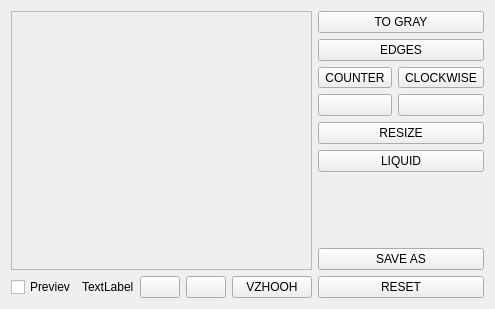
<?xml version="1.0" encoding="UTF-8"?>
<ui version="4.0">
 <class>image_editor</class>
 <widget class="QWidget" name="image_editor">
  <property name="geometry">
   <rect>
    <x>0</x>
    <y>0</y>
    <width>490</width>
    <height>309</height>
   </rect>
  </property>
  <property name="windowTitle">
   <string>Form</string>
  </property>
  <layout class="QGridLayout" name="gridLayout">
   <item row="8" column="5" colspan="2">
    <widget class="QPushButton" name="pushButton_reset">
     <property name="text">
      <string>RESET</string>
     </property>
    </widget>
   </item>
   <item row="0" column="5" colspan="2">
    <widget class="QPushButton" name="pushButton_gray">
     <property name="text">
      <string>TO GRAY</string>
     </property>
     <property name="icon">
      <iconset resource="icons.qrc">
       <normaloff>:/icons/icons/convert_color_to_gray.ico</normaloff>:/icons/icons/convert_color_to_gray.ico</iconset>
     </property>
    </widget>
   </item>
   <item row="4" column="5" colspan="2">
    <widget class="QPushButton" name="pushButton_resize">
     <property name="text">
      <string>RESIZE</string>
     </property>
    </widget>
   </item>
   <item row="8" column="1">
    <widget class="QLabel" name="label_size">
     <property name="text">
      <string>TextLabel</string>
     </property>
    </widget>
   </item>
   <item row="3" column="5">
    <widget class="QPushButton" name="pushButton_hmirror">
     <property name="text">
      <string/>
     </property>
     <property name="icon">
      <iconset resource="icons.qrc">
       <normaloff>:/icons/icons/v_mirror.ico</normaloff>:/icons/icons/v_mirror.ico</iconset>
     </property>
    </widget>
   </item>
   <item row="8" column="0">
    <widget class="QCheckBox" name="checkBox_prev">
     <property name="text">
      <string>Previev</string>
     </property>
    </widget>
   </item>
   <item row="1" column="5" colspan="2">
    <widget class="QPushButton" name="pushButton_edges">
     <property name="text">
      <string>EDGES</string>
     </property>
     <property name="icon">
      <iconset resource="icons.qrc">
       <normaloff>:/icons/icons/Contrast.ico</normaloff>:/icons/icons/Contrast.ico</iconset>
     </property>
    </widget>
   </item>
   <item row="8" column="3">
    <widget class="QPushButton" name="pushButton_zoomOUT">
     <property name="text">
      <string/>
     </property>
     <property name="icon">
      <iconset resource="icons.qrc">
       <normaloff>:/icons/icons/magnifier--minus.ico</normaloff>:/icons/icons/magnifier--minus.ico</iconset>
     </property>
    </widget>
   </item>
   <item row="3" column="6">
    <widget class="QPushButton" name="pushButton_vmirror">
     <property name="text">
      <string/>
     </property>
     <property name="icon">
      <iconset resource="icons.qrc">
       <normaloff>:/icons/icons/h_mirror.ico</normaloff>:/icons/icons/h_mirror.ico</iconset>
     </property>
    </widget>
   </item>
   <item row="2" column="5">
    <widget class="QToolButton" name="toolButton_counter">
     <property name="text">
      <string>COUNTER</string>
     </property>
     <property name="icon">
      <iconset resource="icons.qrc">
       <normaloff>:/icons/icons/counter.ico</normaloff>:/icons/icons/counter.ico</iconset>
     </property>
     <property name="iconSize">
      <size>
       <width>32</width>
       <height>16</height>
      </size>
     </property>
    </widget>
   </item>
   <item row="0" column="0" rowspan="8" colspan="5">
    <widget class="QScrollArea" name="scrollArea_image">
     <property name="widgetResizable">
      <bool>true</bool>
     </property>
     <widget class="QWidget" name="scroll_widget">
      <property name="geometry">
       <rect>
        <x>0</x>
        <y>0</y>
        <width>380</width>
        <height>259</height>
       </rect>
      </property>
     </widget>
    </widget>
   </item>
   <item row="8" column="4">
    <widget class="QPushButton" name="pushButton_autoliq">
     <property name="text">
      <string>VZHOOH</string>
     </property>
     <property name="icon">
      <iconset resource="icons.qrc">
       <normaloff>:/icons/icons/_0020_Magic-Wand.ico</normaloff>:/icons/icons/_0020_Magic-Wand.ico</iconset>
     </property>
    </widget>
   </item>
   <item row="8" column="2">
    <widget class="QPushButton" name="pushButton_zoomIN">
     <property name="text">
      <string/>
     </property>
     <property name="icon">
      <iconset resource="icons.qrc">
       <normaloff>:/icons/icons/magnifier--plus.ico</normaloff>:/icons/icons/magnifier--plus.ico</iconset>
     </property>
    </widget>
   </item>
   <item row="6" column="5" colspan="2">
    <spacer name="verticalSpacer">
     <property name="orientation">
      <enum>Qt::Vertical</enum>
     </property>
     <property name="sizeHint" stdset="0">
      <size>
       <width>20</width>
       <height>53</height>
      </size>
     </property>
    </spacer>
   </item>
   <item row="2" column="6">
    <widget class="QToolButton" name="toolButton_clockwise">
     <property name="text">
      <string>CLOCKWISE</string>
     </property>
     <property name="icon">
      <iconset resource="icons.qrc">
       <normaloff>:/icons/icons/clockwise.ico</normaloff>:/icons/icons/clockwise.ico</iconset>
     </property>
     <property name="iconSize">
      <size>
       <width>32</width>
       <height>16</height>
      </size>
     </property>
    </widget>
   </item>
   <item row="7" column="5" colspan="2">
    <widget class="QPushButton" name="pushButton_save">
     <property name="text">
      <string>SAVE AS</string>
     </property>
    </widget>
   </item>
   <item row="5" column="5" colspan="2">
    <widget class="QPushButton" name="pushButton_liquid">
     <property name="text">
      <string>LIQUID</string>
     </property>
    </widget>
   </item>
  </layout>
 </widget>
 <resources>
  <include location="icons.qrc"/>
 </resources>
 <connections/>
</ui>
